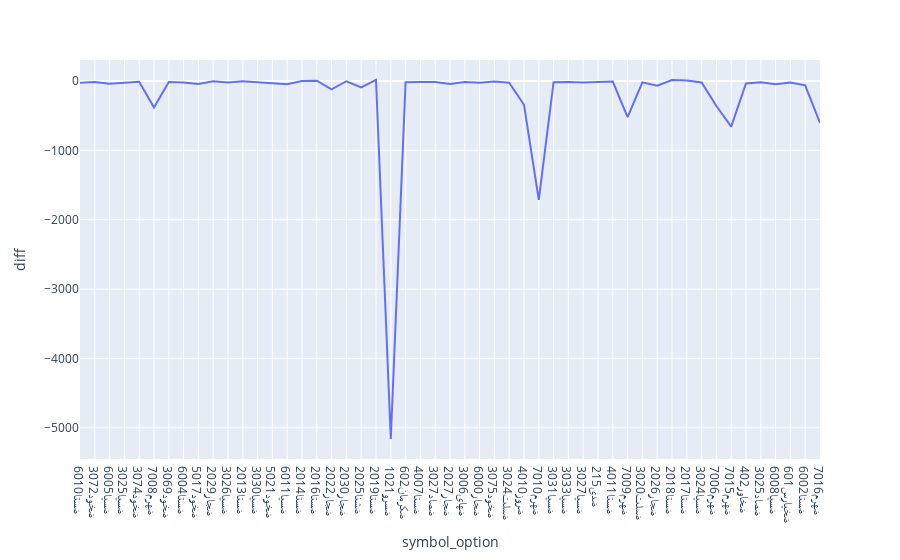

Notebook source saved alongside this figure:
### Code cell
px.line(options_selected , x='symbol_option' , y='diff')

### Figure 1 — Plotly figure (JSON) as saved in the notebook; plotly's stock layout.template omitted (floating-point values rounded to 4 significant figures)
{"data": [{"hovertemplate": "symbol_option=%{x}<br>diff=%{y}<extra></extra>", "legendgroup": "", "line": {"color": "#636efa", "dash": "solid"}, "marker": {"symbol": "circle"}, "mode": "lines", "name": "", "orientation": "v", "showlegend": false, "type": "scatter", "x": ["ضستا6010", "ضخود3072", "ضسپا6005", "ضسپا3025", "ضخود3074", "ضهرم7008", "ضخود3069", "ضستا6004", "ضخود5017", "ضجار2029", "ضسپا3026", "ضستا2013", "ضسپا3030", "ضخود5021", "ضسپا6011", "ضستا2014", "ضستا2016", "ضجار2022", "ضجار2030", "ضشنا2025", "ضستا2019", "ضسرو1021", "ضکرمان602", "ضستا4007", "ضصاد3027", "ضجار2027", "ضهای3006", "ضجار6000", "ضخود3075", "ضملت3024", "ضروز4010", "ضهرم7010", "ضسپا3031", "ضسپا3033", "ضسپا3027", "ضدی215", "ضستا4011", "ضهرم7009", "ضملت3020", "ضجار2026", "ضستا2018", "ضستا2017", "ضسپا3024", "ضهرم7006", "ضهرم7015", "ضخاور402", "ضصاد3025", "ضسپا6008", "ضخپارس601", "ضستا6002", "ضهرم7016"], "xaxis": "x", "y": [-23.53, -12.52, -37.67, -20.13, -10.76, -380.9, -12.82, -19.87, -42.59, -3.372, -20.6, -3, -18.09, -39.46, -46.17, 2, 5, -118.8, -2.545, -91.21, 16, -5162.0, -17.47, -11.94, -13.63, -41.88, -12.91, -25.82, -6.952, -25.31, -342.0, -1714.0, -16.6, -12.11, -20.2, -15.18, -6.936, -520.6, -19.22, -67.83, 16, 7, -21.51, -360.2, -657.9, -35.13, -15.86, -44.16, -20.33, -62.15, -603.4], "yaxis": "y"}], "layout": {"legend": {"tracegroupgap": 0}, "margin": {"t": 60}, "xaxis": {"anchor": "y", "domain": [0, 1], "title": {"text": "symbol_option"}}, "yaxis": {"anchor": "x", "domain": [0, 1], "title": {"text": "diff"}}}}
